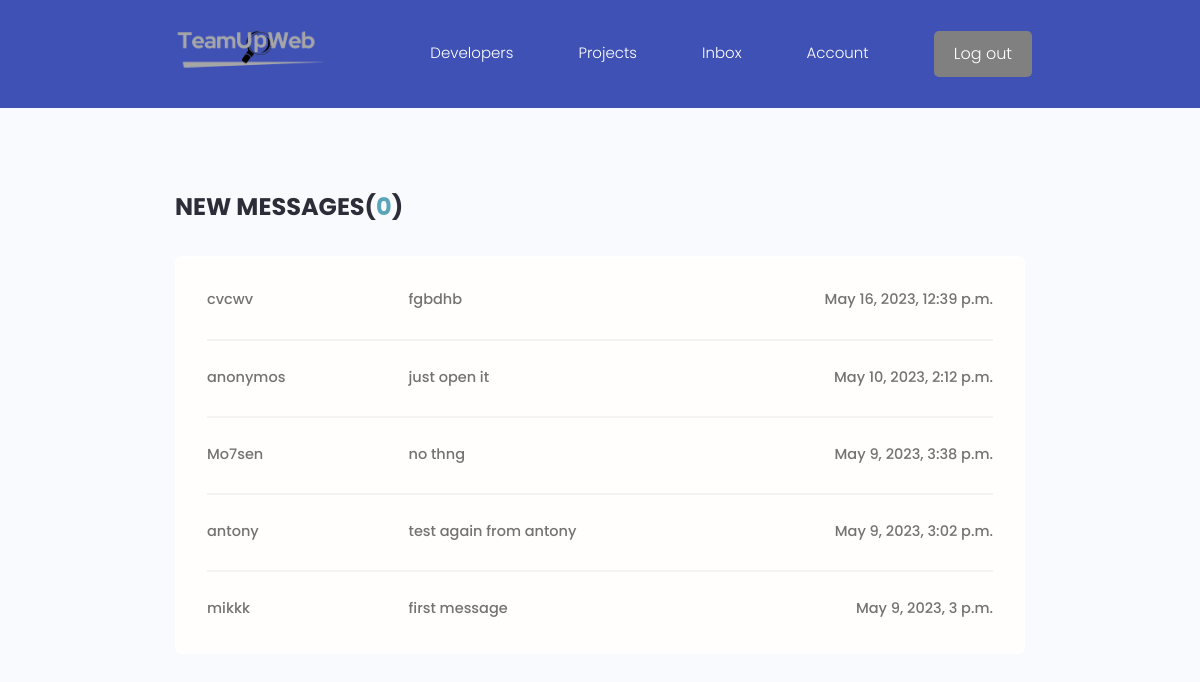
The page /inbox/ (signed in) on the database its author committed.
### users/models.py (models this page shows, shortened)
class Message(models.Model):
    sender = models.ForeignKey(Profile, on_delete=models.SET_NULL, null=True , blank=True)
    recipient = models.ForeignKey(Profile, on_delete=models.SET_NULL, null=True , blank=True,related_name="messages")
    name = models.CharField(max_length=200,null=True,blank=True)
    email = models.EmailField(max_length=200,null=True,blank=True)
    subject = models.CharField(max_length=200,null=True,blank=True)
    body = models.TextField()
    is_read = models.BooleanField(default=False,null=True)
    created = models.DateTimeField(auto_now_add=True)
    id = models.UUIDField(default=uuid.uuid4, unique = True,
                          primary_key=True,editable=False)
    class Meta:
        ordering = ['is_read' , '-created']

### users/views.py (the view)
# urls.py: path('inbox/',views.inbox , name = 'inbox'),
@login_required(login_url='login')
def inbox(request):
   profile = request.user.profile
   messageRequests = profile.messages.all()
   unreadCount = messageRequests.filter(is_read=False).count()
   context = {'messageRequests' : messageRequests , 'unreadCount' : unreadCount}
   return render(request,'users/inbox.html',context)

### users/templates/users/inbox.html
{% extends 'main.html' %}
{% block content %}
<main class="inbox my-xl">
    <div class="content-box">
      <h3 class="inbox__title">New Messages(<span>{{unreadCount}}</span>)</h3>
      <ul class="messages">
        {% for message in messageRequests %}
          {% if message.is_read == False %}
          <li class="message message--unread">
            {% else %}
            <li class="message">
          {% endif %}
          <a href="{% url 'message' message.id %}">
            <span class="message__author">{{message.name}}</span>
            <span class="message__subject">{{message.subject}}</span>
            <span class="message__date">{{message.created}}</span>
          </a>
        </li>
        {% endfor %}
      </ul>
    </div>
  </main>
  {% endblock %}

### static/styles/app.css (style rules this page uses)
:root { --color-sub: #2d2d39; }
.content-box { width: 95%; max-width: 85rem; margin: 0 auto; }
.inbox { height: 90vh; }
.inbox__title, .inbox__title span { font-size: 2.4rem; font-weight: 700; color: var(--color-sub); text-transform: uppercase; text-align: left; margin-bottom: 3rem; }
.inbox__title span { color: var(--color-main); }
.messages { list-style: none; background: var(--color-white); padding: 0.5rem 3rem; border: 2px solid var(--color-light); border-radius: 0.7rem; }
.message { padding: 2.5rem 0; }
.message > a span { font-size: 1.45rem; font-weight: 500; }
.message:not(:last-child) { border-bottom: 2px solid var(--color-white-light); }
.message > a { display: flex; gap: 1rem; }
.message__author, .message__date { flex-basis: 25%; }
.message__subject { flex-basis: 50%; }
.message__date { text-align: right; }
:root { --color-primary: #3f51b5; --color-light: #ffffff; }

### static/uikit/styles/modules/_variables.css (style rules this page uses)
:root { --color-main: #5aa5b9; --color-main-light: #e6faff; --color-sub: #3f4156; --color-sub-light: #51546e; --color-sub-lighter: #ededfd; --color-text: #737373; --color-gray: #8b8b8b; --color-light: #e5e7eb; --color-light-gray: #767676; --color-bg: #f8fafd; --color-white: #fffefd; --color-white-light: #f3f3f3; --color-success: #359e64; --color-success-bg: #def8e8; --color-error: #fc4b0b; --color-error-bg: #fff2ee; --font-base: 'Poppins', arial, helvetica, 'Segoe UI', roboto, ubuntu, sans-serif; --font-monospace: 'Fira Code', 'Courier New', courier, monospace; --font-regular: 300; --font-medium: 500; --font-bold: 700; --generic-shadow: 1px 1px 5px #00000010; --generic-transition: all 0.3s ease-in-out; }

### static/uikit/styles/modules/_base.css (style rules this page uses)
* { margin: 0; padding: 0; box-sizing: border-box; text-rendering: optimizeLegibility; color: inherit; font-size: inherit; }
html { font-size: 50%; }
@media only screen and (min-width: 480px) { html { font-size: 56.25%; } }
@media only screen and (min-width: 1200px) { html { font-size: 62.5%; } }
body { line-height: 1.6; font-weight: 400; font-size: 1.5rem; color: var(--color-text); background-color: var(--color-bg); min-height: 100vh; }

### static/uikit/styles/modules/_typography.css (style rules this page uses)
* { font-family: var(--font-base); }
h3 { font-size: 3.2rem; font-weight: var(--font-medium); }
p, span, strong { font-size: 1.6rem; color: var(--color-text); font-weight: var(--font-regular); }
a { padding-bottom: 2px; text-decoration: none; display: inline-block; color: var(--color-main); font-weight: var(--font-medium); }

### static/uikit/styles/modules/_utilities.css (style rules this page uses)
.my-xl { margin: 8rem auto; }

### rows shown on the page
Message: name "cvcwv", subject "fgbdhb", created "May 16, 2023, 12:39 p.m."
Message: name "anonymos", subject "just open it", created "May 10, 2023, 2:12 p.m."
Message: name "Mo7sen", subject "no thng", created "May 9, 2023, 3:38 p.m."
Message: name "antony", subject "test again from antony", created "May 9, 2023, 3:02 p.m."
Message: name "mikkk", subject "first message", created "May 9, 2023, 3 p.m."

### other values the page prints
{{ unreadCount }} "0"
